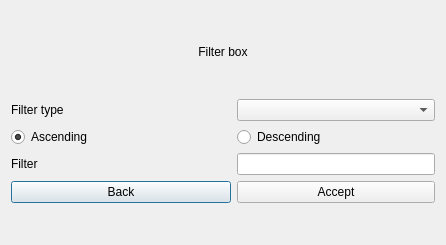
<?xml version="1.0" encoding="UTF-8"?>
<ui version="4.0">
 <class>filterDialog</class>
 <widget class="QDialog" name="filterDialog">
  <property name="geometry">
   <rect>
    <x>0</x>
    <y>0</y>
    <width>446</width>
    <height>245</height>
   </rect>
  </property>
  <property name="maximumSize">
   <size>
    <width>450</width>
    <height>245</height>
   </size>
  </property>
  <property name="windowTitle">
   <string>Dialog</string>
  </property>
  <property name="whatsThis">
   <string/>
  </property>
  <layout class="QVBoxLayout" name="verticalLayout">
   <item>
    <widget class="QLabel" name="winfowTitlelabel">
     <property name="sizePolicy">
      <sizepolicy hsizetype="Preferred" vsizetype="Preferred">
       <horstretch>0</horstretch>
       <verstretch>0</verstretch>
      </sizepolicy>
     </property>
     <property name="maximumSize">
      <size>
       <width>16777215</width>
       <height>20</height>
      </size>
     </property>
     <property name="text">
      <string>Filter box</string>
     </property>
     <property name="alignment">
      <set>Qt::AlignCenter</set>
     </property>
    </widget>
   </item>
   <item>
    <layout class="QGridLayout" name="gridLayout" rowstretch="0,0,0,0">
     <property name="sizeConstraint">
      <enum>QLayout::SetDefaultConstraint</enum>
     </property>
     <item row="0" column="0">
      <widget class="QLabel" name="FilterListlabel">
       <property name="minimumSize">
        <size>
         <width>220</width>
         <height>0</height>
        </size>
       </property>
       <property name="sizeIncrement">
        <size>
         <width>0</width>
         <height>0</height>
        </size>
       </property>
       <property name="text">
        <string>Filter type</string>
       </property>
      </widget>
     </item>
     <item row="0" column="1">
      <widget class="QComboBox" name="FilterListcomboBox"/>
     </item>
     <item row="2" column="1">
      <widget class="QLineEdit" name="FilterCriterialineEdit">
       <property name="toolTip">
        <string/>
       </property>
       <property name="toolTipDuration">
        <number>-1</number>
       </property>
       <property name="whatsThis">
        <string>Enter the criterion to filter the selection.
The criterion is entered as a formula:
&gt; - greater than
&lt; - less than
&gt;= - greater than or equal
&lt;= - less than or equal
= - equal
Example:
&gt; 30 will show all records strictly greater than 30
It's best to separate the number from the sign with a space.</string>
       </property>
      </widget>
     </item>
     <item row="3" column="0">
      <widget class="QPushButton" name="BackpushButton">
       <property name="text">
        <string>Back</string>
       </property>
      </widget>
     </item>
     <item row="1" column="1">
      <widget class="QRadioButton" name="DescendingradioButton">
       <property name="text">
        <string>Descending</string>
       </property>
      </widget>
     </item>
     <item row="2" column="0">
      <widget class="QLabel" name="FilterCriterialabel">
       <property name="text">
        <string>Filter</string>
       </property>
      </widget>
     </item>
     <item row="3" column="1">
      <widget class="QPushButton" name="AcceptpushButton">
       <property name="text">
        <string>Accept</string>
       </property>
      </widget>
     </item>
     <item row="1" column="0">
      <widget class="QRadioButton" name="AscendingradioButton">
       <property name="text">
        <string>Ascending</string>
       </property>
       <property name="checked">
        <bool>true</bool>
       </property>
      </widget>
     </item>
    </layout>
   </item>
  </layout>
 </widget>
 <resources/>
 <connections/>
</ui>
